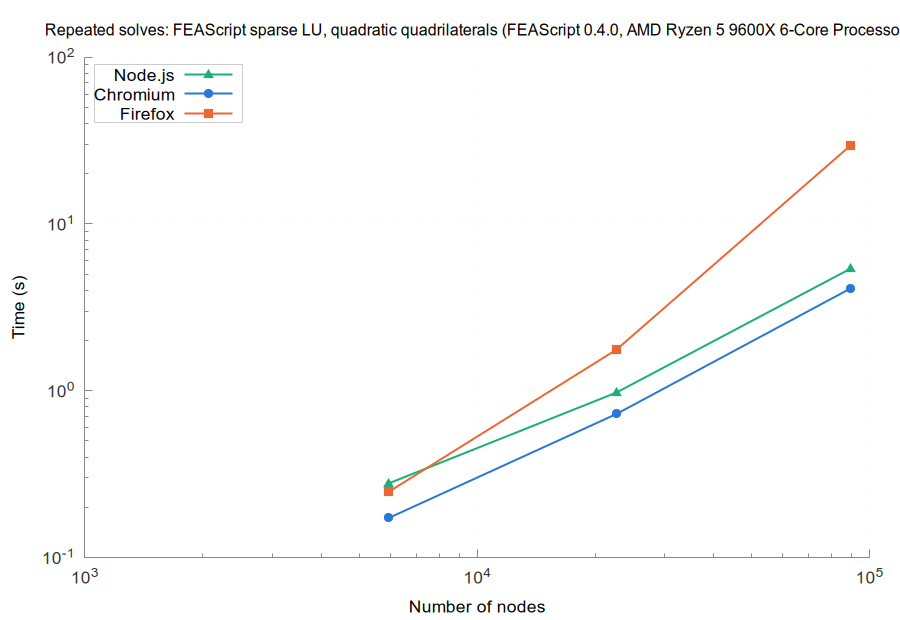

gnuplot code for this plot:
set terminal pngcairo size 900,620 font 'Arial,13'
set border 3 lc rgb '#888888'; set tics nomirror tc rgb '#333333'
set grid lc rgb '#e6e6e6' lw 1; set key top left box lc rgb '#cccccc' opaque
set logscale xy; set format y '10^{%L}'; set format x '10^{%L}'
set output 'browsers_FEAScript_sparse_LU_quadratic_quadrilaterals_repeated.png'
set title 'Repeated solves: FEAScript sparse LU, quadratic quadrilaterals (FEAScript 0.4.0, AMD Ryzen 5 9600X 6-Core Processor)' font 'Arial,12'
set xlabel 'Number of nodes'
set ylabel 'Time (s)'
plot 'browsers_FEAScript_sparse_LU_quadratic_quadrilaterals_repeated_node.dat' u 1:2 w lp lw 2 pt 9 ps 1.2 lc rgb '#1baf7a' t 'Node.js', \
     'browsers_FEAScript_sparse_LU_quadratic_quadrilaterals_repeated_chromium.dat' u 1:2 w lp lw 2 pt 7 ps 1.2 lc rgb '#2a78d6' t 'Chromium', \
     'browsers_FEAScript_sparse_LU_quadratic_quadrilaterals_repeated_firefox.dat' u 1:2 w lp lw 2 pt 5 ps 1.2 lc rgb '#eb6834' t 'Firefox'
